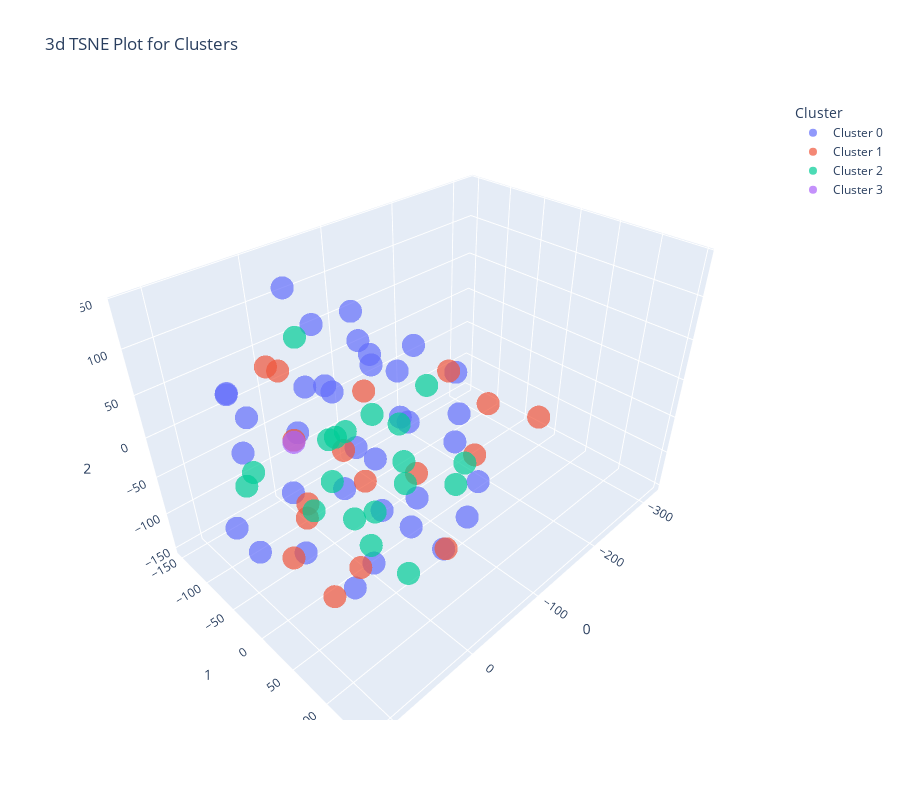

Here is the notebook cell this chart was saved with:
### Code cell
plot_model(birch,plot='tsne')

### Figure 1 — Plotly figure (JSON) as saved in the notebook; plotly's stock layout.template omitted (floating-point values rounded to 4 significant figures)
{"data": [{"customdata": [["M"], ["M"], ["M"], ["F"], ["F"], ["M"], ["M"], ["M"], ["F"], ["M"], ["F"], ["M"], ["M"], ["F"], ["M"], ["F"], ["F"], ["F"], ["M"], ["M"], ["F"], ["M"], ["F"], ["M"], ["M"], ["F"], ["F"], ["F"], ["M"], ["M"], ["F"], ["F"], ["M"], ["M"], ["M"], ["F"]], "hovertemplate": "Cluster=Cluster 0<br>0=%{x}<br>1=%{y}<br>2=%{z}<br>Feature=%{customdata[0]}<extra></extra>", "legendgroup": "Cluster 0", "marker": {"color": "#636efa", "opacity": 0.7, "symbol": "circle"}, "mode": "markers", "name": "Cluster 0", "scene": "scene", "showlegend": true, "type": "scatter3d", "x": [-44.92, -14.15, -76.06, -119.9, -112.3, -48.54, -62.09, -48.38, -42.36, -70.19, 87.84, 21.18, -88.92, -67.59, -82.65, 75.02, -92.7, 52.97, -8.1, -52.6, -2.901, -22.32, 29.72, -21.02, 91.6, 117.1, 69.6, 14.17, -14.52, 68.33, -12.87, -68.49, 24.65, 30.5, 28.97, 3.322], "y": [-104.0, 59.0, 56.59, 21.3, 22.28, 100.1, -73.19, 111.6, -22.54, 6.887, -55.66, 42.27, -37.46, -54.07, -4.049, -78.7, -102.9, -34.93, 54.41, 66.03, -27.52, 6.933, -50.43, -59.08, -57.4, -35.04, -100.2, -32.24, 9.628, -1.859, -16.51, -0.5703, -37.12, 21.1, -146.0, -86.91], "z": [5.669, -67.38, 1.215, -5.436, 48.84, -49.96, 99.01, 1.223, 68.37, 90.38, -111.3, -103.5, 34.07, -78.39, -113.7, -3.704, 41.56, -40.34, 64.08, -120.3, -65.2, -85.36, 11.53, 30.23, 81.74, -43.52, 52.07, 129.9, 105.4, -87.05, -11.26, -0.7686, 67.74, -148.8, -19.89, 142.0]}, {"customdata": [["F"], ["M"], ["M"], ["F"], ["F"], ["M"], ["F"], ["M"], ["F"], ["F"], ["M"], ["F"], ["M"], ["F"], ["F"], ["M"], ["M"]], "hovertemplate": "Cluster=Cluster 1<br>0=%{x}<br>1=%{y}<br>2=%{z}<br>Feature=%{customdata[0]}<extra></extra>", "legendgroup": "Cluster 1", "marker": {"color": "#EF553B", "opacity": 0.7, "symbol": "circle"}, "mode": "markers", "name": "Cluster 1", "scene": "scene", "showlegend": true, "type": "scatter3d", "x": [77.54, 91.05, 28.16, 99.44, -319.1, 91.46, 6.312, -6.7, 66.69, 17.41, -33.25, 107.9, -97.55, -1.106, -79.31, 74.98, 39.82], "y": [17.53, 71.68, 145.5, 57.04, -18.68, 112.5, -131.1, -105.2, 94.27, 100.4, 87.16, 41.33, -151.3, 146.7, 92.81, 3.1, 65.88], "z": [65.39, -70.92, -3.608, 18.94, -131.7, -2.65, 39.72, -138.7, 61.14, 43.43, 114.6, -32.55, -137.5, 78.63, 62.22, 125.4, 119.3]}, {"customdata": [["M"], ["F"], ["M"], ["M"], ["F"], ["M"], ["M"], ["F"], ["F"], ["F"], ["F"], ["F"], ["F"], ["F"], ["F"], ["F"], ["M"], ["F"], ["F"]], "hovertemplate": "Cluster=Cluster 2<br>0=%{x}<br>1=%{y}<br>2=%{z}<br>Feature=%{customdata[0]}<extra></extra>", "legendgroup": "Cluster 2", "marker": {"color": "#00cc96", "opacity": 0.7, "symbol": "circle"}, "mode": "markers", "name": "Cluster 2", "scene": "scene", "showlegend": true, "type": "scatter3d", "x": [-10.55, 30.43, 33.65, -85.46, 96.58, 15.49, -65.11, -123.3, -66.55, -18.47, -6.751, -31.26, -65.42, 19.51, -33.92, 42.3, 40.69, 64.67, -139.8], "y": [56.08, 28.95, 105.4, 50.65, -24.26, -60.26, -4.834, 28.51, -54.26, -9.648, -92.0, -87.21, -121.5, 11.1, 24.06, 15.98, 72.34, -103.7, -46.19], "z": [-11.88, -47.05, -59.67, -62.19, 17.3, -105.3, -52.27, -68.77, -17.45, -145.1, 84.64, -49.93, -83.54, 40.22, 27.56, -1.689, -2.959, -67.19, -11.22]}, {"customdata": [["M"]], "hovertemplate": "Cluster=Cluster 3<br>0=%{x}<br>1=%{y}<br>2=%{z}<br>Feature=%{customdata[0]}<extra></extra>", "legendgroup": "Cluster 3", "marker": {"color": "#ab63fa", "opacity": 0.7, "symbol": "circle"}, "mode": "markers", "name": "Cluster 3", "scene": "scene", "showlegend": true, "type": "scatter3d", "x": [11.24], "y": [-88.84], "z": [-31.16]}], "layout": {"height": 800, "legend": {"title": {"text": "Cluster"}, "tracegroupgap": 0}, "scene": {"domain": {"x": [0, 1], "y": [0, 1]}, "xaxis": {"title": {"text": "0"}}, "yaxis": {"title": {"text": "1"}}, "zaxis": {"title": {"text": "2"}}}, "title": {"text": "3d TSNE Plot for Clusters"}, "width": 900}}
